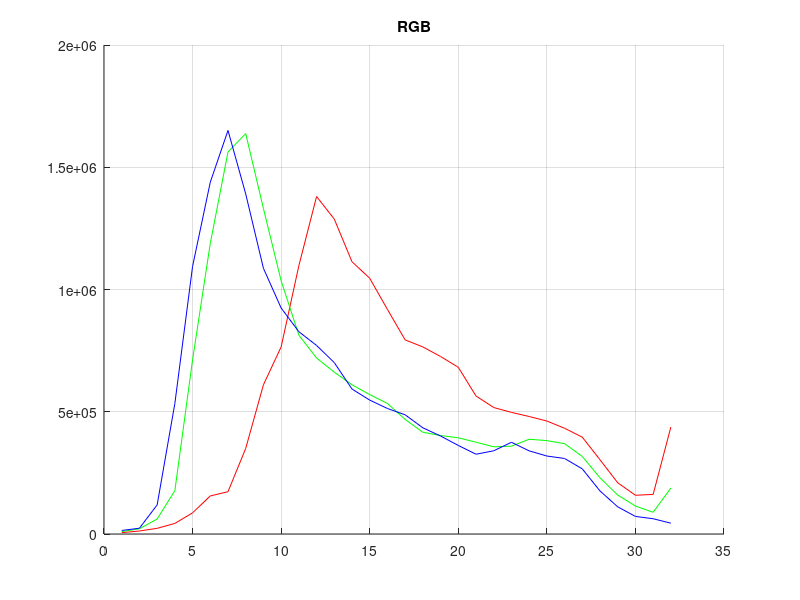
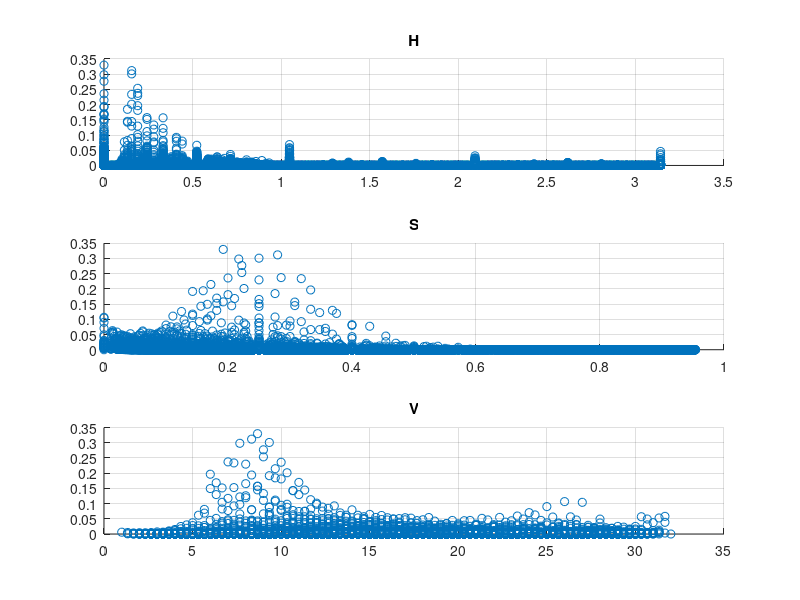
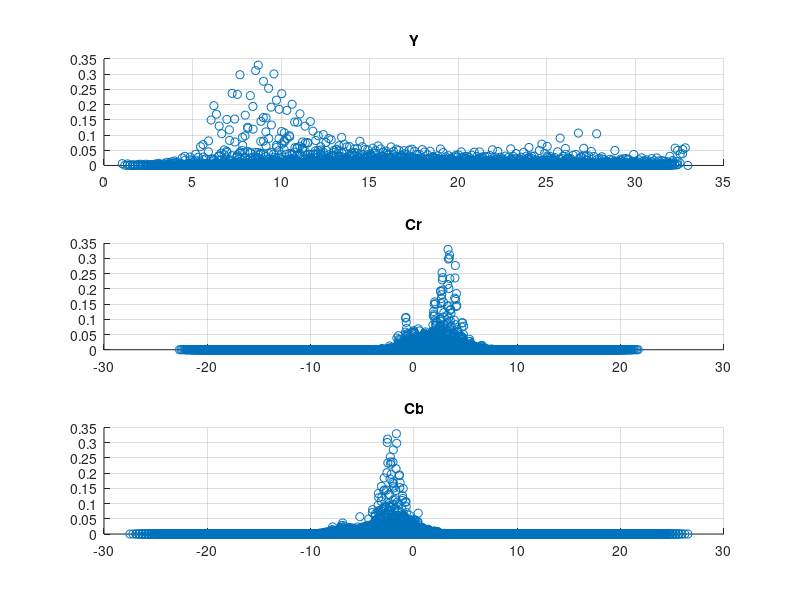
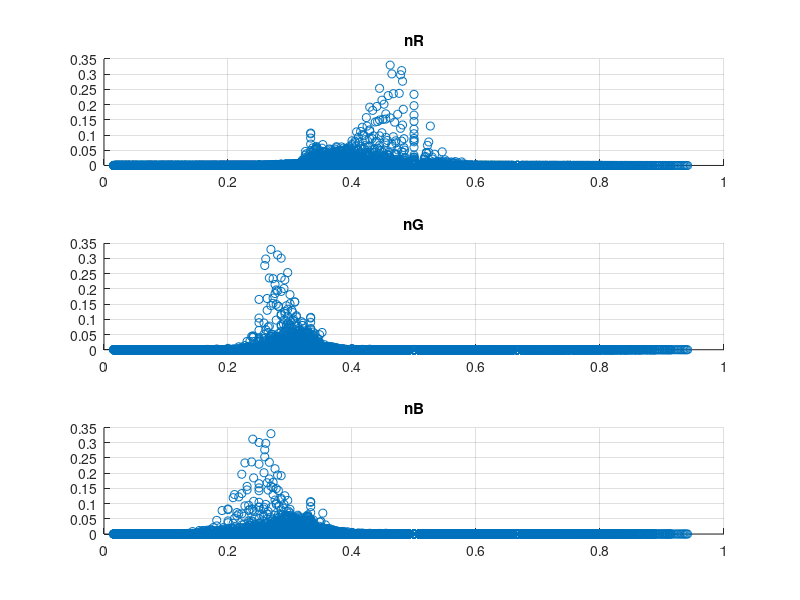

Recreate these plots in MATLAB, in order.
clearvars;
DIM=32;
blues=zeros([1,DIM]);
greens=zeros([1,DIM]);
reds=zeros([1,DIM]);
fileID=fopen('hand_hist32.txt');
str=fgets(fileID);
numbers=sscanf(str, '%d');
numbers(DIM*DIM*DIM)=0;
H=zeros([DIM*DIM*DIM 2]);S=zeros([DIM*DIM*DIM 2]);V=zeros([DIM*DIM*DIM 2]);
Y=zeros([DIM*DIM*DIM 2]);R=zeros([DIM*DIM*DIM 2]);B=zeros([DIM*DIM*DIM 2]);
nR=zeros([DIM*DIM*DIM 2]);nG=zeros([DIM*DIM*DIM 2]);nB=zeros([DIM*DIM*DIM 2]);
sum=0;
for b=1:DIM
    for g=1:DIM
        for r=1:DIM
            num=numbers((b-1)*DIM*DIM+(g-1)*DIM+r-1+1);
            blues(b)=blues(b)+num;
            greens(g)=greens(g)+num;
            reds(r)=reds(r)+num;
            
            sum=sum+num;
            
            H((b-1)*DIM*DIM+(g-1)*DIM+r-1+1,1)=acos(0.5*(2*r-g-b)/sqrt((r-g)*(r-g)+(r-b)*(g-b)));
            H((b-1)*DIM*DIM+(g-1)*DIM+r-1+1,2)=numbers((b-1)*DIM*DIM+(g-1)*DIM+r-1+1)*DIM;
            S((b-1)*DIM*DIM+(g-1)*DIM+r-1+1,1)=1-3*(min(r,min(g,b)))/(r+g+b);
            S((b-1)*DIM*DIM+(g-1)*DIM+r-1+1,2)=numbers((b-1)*DIM*DIM+(g-1)*DIM+r-1+1)*DIM;
            V((b-1)*DIM*DIM+(g-1)*DIM+r-1+1,1)=(r+g+b)/3;
            V((b-1)*DIM*DIM+(g-1)*DIM+r-1+1,2)=numbers((b-1)*DIM*DIM+(g-1)*DIM+r-1+1)*DIM;
            
            Y((b-1)*DIM*DIM+(g-1)*DIM+r-1+1,1)=0.299*r+0.587*g+0.144*b;
            Y((b-1)*DIM*DIM+(g-1)*DIM+r-1+1,2)=numbers((b-1)*DIM*DIM+(g-1)*DIM+r-1+1)*DIM;
            R((b-1)*DIM*DIM+(g-1)*DIM+r-1+1,1)=r-0.299*r-0.587*g-0.144*b;
            R((b-1)*DIM*DIM+(g-1)*DIM+r-1+1,2)=numbers((b-1)*DIM*DIM+(g-1)*DIM+r-1+1)*DIM;
            B((b-1)*DIM*DIM+(g-1)*DIM+r-1+1,1)=b-0.299*r-0.587*g-0.144*b;
            B((b-1)*DIM*DIM+(g-1)*DIM+r-1+1,2)=numbers((b-1)*DIM*DIM+(g-1)*DIM+r-1+1)*DIM;
            
            nR((b-1)*DIM*DIM+(g-1)*DIM+r-1+1,1)=r/(r+g+b);
            nR((b-1)*DIM*DIM+(g-1)*DIM+r-1+1,2)=numbers((b-1)*DIM*DIM+(g-1)*DIM+r-1+1)*DIM;
            nG((b-1)*DIM*DIM+(g-1)*DIM+r-1+1,1)=g/(r+g+b);
            nG((b-1)*DIM*DIM+(g-1)*DIM+r-1+1,2)=numbers((b-1)*DIM*DIM+(g-1)*DIM+r-1+1)*DIM;
            nB((b-1)*DIM*DIM+(g-1)*DIM+r-1+1,1)=b/(r+g+b);
            nB((b-1)*DIM*DIM+(g-1)*DIM+r-1+1,2)=numbers((b-1)*DIM*DIM+(g-1)*DIM+r-1+1)*DIM;
        end 
    end
end

figure(1);
title('RGB');
grid on; hold on;
plot(1:DIM,reds,'Color',[1,0,0]);
plot(1:DIM,greens,'Color',[0,1,0]);
plot(1:DIM,blues,'Color',[0,0,1]);

figure(2);
subplot(3,1,1)
title('H');
hold on; grid on;
scatter(H(:,1),H(:,2)/sum);
subplot(3,1,2)
title('S');
grid on; hold on;
scatter(S(:,1),S(:,2)/sum);
subplot(3,1,3)
title('V');
grid on; hold on;
scatter(V(:,1),V(:,2)/sum);

figure(3);
subplot(3,1,1)
title('Y');
hold on; grid on;
scatter(Y(:,1),Y(:,2)/sum);
subplot(3,1,2);
title('Cr');
grid on; hold on;
scatter(R(:,1),R(:,2)/sum);
subplot(3,1,3)
title('Cb');
grid on; hold on;
scatter(B(:,1),B(:,2)/sum);

figure(4);
subplot(3,1,1)
title('nR');
hold on; grid on;
scatter(nR(:,1),nR(:,2)/sum);
subplot(3,1,2)
title('nG');
grid on; hold on;
scatter(nG(:,1),nG(:,2)/sum);
subplot(3,1,3)
title('nB');
grid on; hold on;
scatter(nB(:,1),nB(:,2)/sum);

% figure(5);
% hold on; grid on;
% scatter3(nB(:,1),nR(:,1),nR(:,2)/sum,15,nR(:,2)/sum,'filled');
% colorbar;
% xlabel('normalised Blue');
% ylabel('normalised Red');
% zlabel('Value');